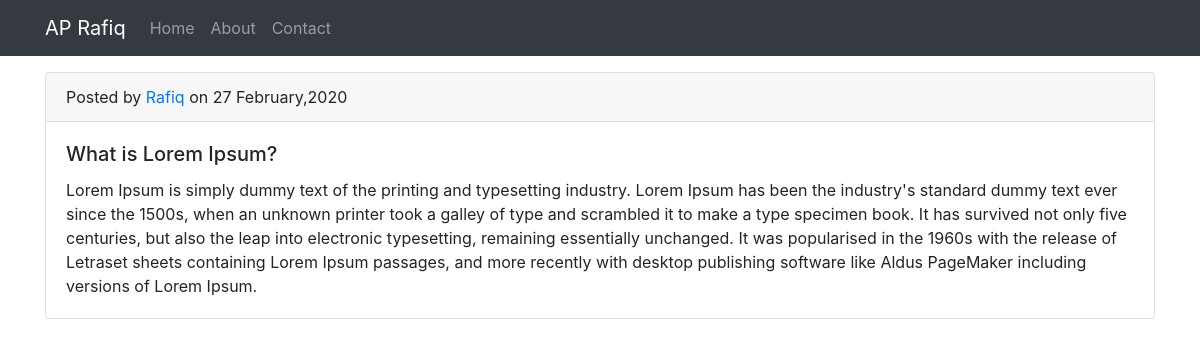
/what-lorem-ipsum, run on the app's committed database.
### blog/models.py (models this page shows, shortened)
class Post(models.Model):
    title = models.CharField(max_length=200,unique=True)
    slug = models.SlugField(max_length=200,unique=True)
    author = models.ForeignKey(User,on_delete=models.CASCADE)
    content = models.TextField()
    datetime = models.DateField(auto_now_add=True)

### blog/views.py (the view)
# urls.py: path('<str:slug>',views.blogpost,name="blogpost"),
def blogpost(request,slug):
    post = Post.objects.filter(slug=slug)[0]
    slugpost={
        'post':post
    }
    return render(request,'blog/post.html',slugpost)

### blog/templates/blog/post.html (shortened to what this page needs)
{% extends 'blog/base.html' %}
{% block content %}
<div class="container">
    <div class="card my-3">
        <div class="card-header">
            Posted by <a href="#">{{post.author}}</a> on {{post.datetime|date:'d F,Y'}}
        </div>
        <div class="card-body">
            <h5 class="card-title">{{post.title}}</h5>
            <p class="card-text">{{post.content}}</p>
        </div>
    </div>
</div>
{% endblock content %}

### data on the page
Post: author "Rafiq", datetime "27 February,2020", title "What is Lorem Ipsum?", content "Lorem Ipsum is simply dummy text of the printing and typesetting industry. Lorem Ipsum has been the industry's standard dummy text ever since the 1500s, when an unknown printer took a galley of type and scrambled it to make a type specimen book. It has survived not only five centuries, but also the leap into electronic typesetting, remaining essentially unchanged. It was popularised in the 1960s with the release of Letraset sheets containing Lorem Ipsum passages, and more recently with desktop publishing software like Aldus PageMaker including versions of Lorem Ipsum."
